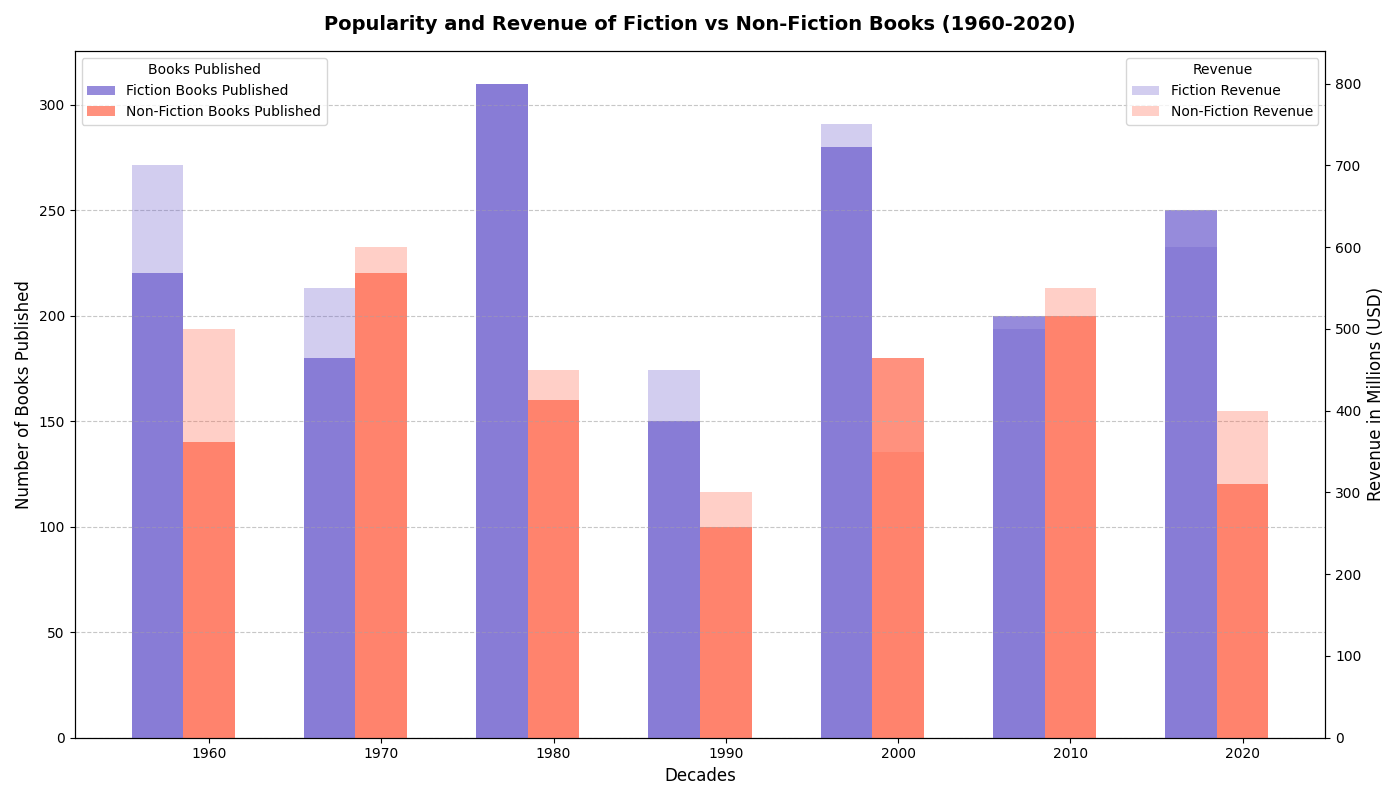

Generate this figure with Python:
import matplotlib.pyplot as plt
import numpy as np

decades = np.arange(1960, 2021, 10)

# Shuffled data for random alteration while preserving structure
fiction_books = [220, 180, 310, 150, 280, 200, 250]  # Manually shuffled
non_fiction_books = [140, 220, 160, 100, 180, 200, 120]  # Manually shuffled

# Revenue data with altered values
fiction_revenue = [700, 550, 800, 450, 750, 500, 600] # Manually shuffled
non_fiction_revenue = [500, 600, 450, 300, 350, 550, 400] # Manually shuffled

fig, ax1 = plt.subplots(figsize=(14, 8))

bar_width = 3
ax1.bar(decades - bar_width, fiction_books, width=bar_width, color='#6a5acd', alpha=0.7, label='Fiction Books Published')
ax1.bar(decades, non_fiction_books, width=bar_width, color='#ff6347', alpha=0.7, label='Non-Fiction Books Published')

ax2 = ax1.twinx()
ax2.bar(decades - bar_width, fiction_revenue, width=bar_width, color='#6a5acd', alpha=0.3, label='Fiction Revenue')
ax2.bar(decades, non_fiction_revenue, width=bar_width, color='#ff6347', alpha=0.3, label='Non-Fiction Revenue')

ax1.set_title("Popularity and Revenue of Fiction vs Non-Fiction Books (1960-2020)", fontsize=14, fontweight='bold', pad=15)
ax1.set_xlabel("Decades", fontsize=12)
ax1.set_ylabel("Number of Books Published", fontsize=12)
ax2.set_ylabel("Revenue in Millions (USD)", fontsize=12)

ax1.yaxis.grid(True, linestyle='--', alpha=0.7)
ax1.legend(loc='upper left', fontsize=10, title='Books Published')
ax2.legend(loc='upper right', fontsize=10, title='Revenue')

plt.tight_layout()
plt.show()
